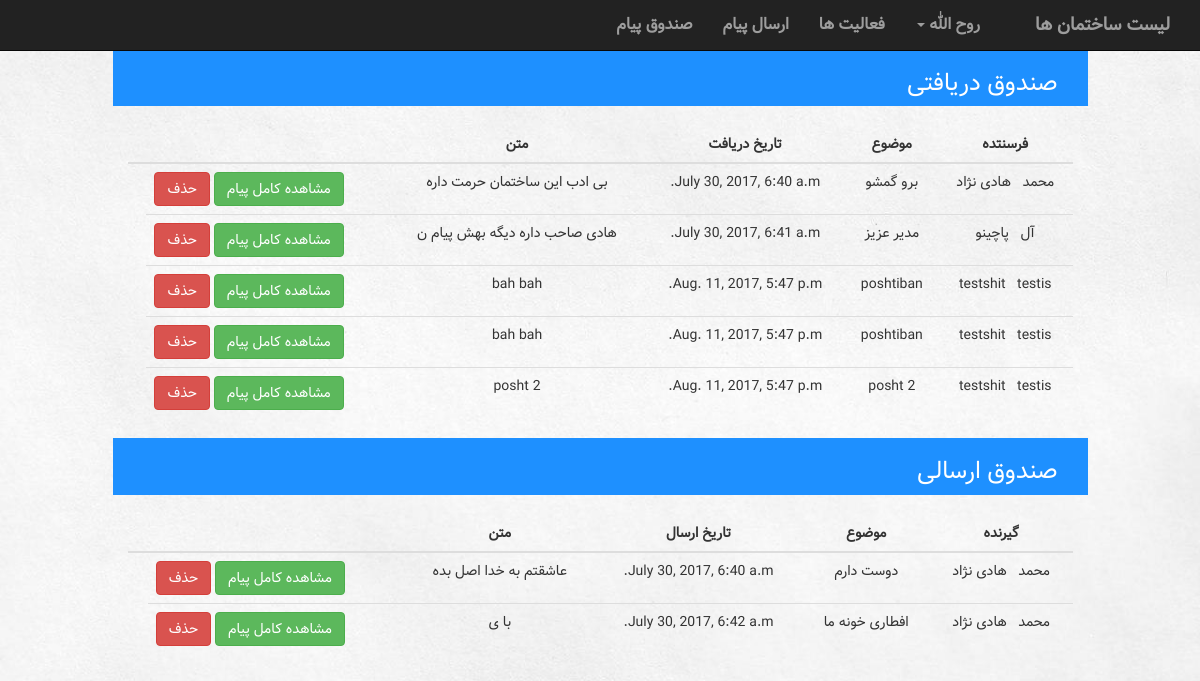
The page /building/inbox/ (signed in) on the database its author committed.
### building/models.py (models this page shows)
class Message(models.Model):
    sender = models.ForeignKey(Account, related_name='sender')
    receiver = models.ForeignKey(Account, related_name='receiver')
    subject = models.CharField(max_length=100)
    text = models.TextField()
    date = models.DateTimeField(default=timezone.now)

### manageUser/models.py (models this page shows, shortened)
class Account(models.Model):
    user = models.OneToOneField(User, on_delete=models.CASCADE)
    type = models.IntegerField(default=UserType.MANAGER)
    activation_key = models.CharField(max_length=40, blank=True, null=True)

### building/views.py (the view)
def inbox(request):
    context = {'receiveMessages': Message.objects.filter(receiver=Account.objects.get(user=request.user)),
               'sendMessages': Message.objects.filter(sender=Account.objects.get(user=request.user)),
               'Listname1': 'صندوق دریافتی',
               'Listname2': 'صندوق ارسالی',
               'title1': 'گیرنده',
               'title2': 'فرسنتده',
               'title3': 'تاریخ دریافت',
               'title4': 'تاریخ ارسال',
               'title5': 'متن',
               'title6': 'موضوع',
               }
    return render(request, 'building/inbox.html', context)

### building/templates/building/inbox.html (shortened to what this page needs)
{% extends 'building/UserNavBar.html' %}
{% block body %}
<div class="col-sm-12">
        <div class="listContainer col-sm-10 col-lg-offset-1">
            <div class="listTitle pull-right col-sm-12">
                <h3> {{ Listname1 }} </h3>
            </div>
        </div>
        <div class="col-sm-10 col-lg-offset-1">
            <br>
            <table class="table table-hover">
                <thead>
                    <tr>
                        <th>{{ title2 }}</th>
                        <th>{{ title6 }}</th>
                        <th>{{ title3 }}</th>
                        <th>{{ title5 }}</th>
                        <th></th>
                        <th></th>
                    </tr>
                </thead>
                <tbody>
                {% for m in receiveMessages %}
                    <tr>
                        <td>{{ m.sender.user.first_name }} &nbsp; {{ m.sender.user.last_name }}</td>
                        <td>{{ m.subject }}</td>
                        <td>{{ m.date }}</td>
                        <td>{{ m.text|slice:"0:30" }}</td>
                    <td class="link">
                        <a href="{% url 'building:dmessage'  pk=m.id %}"><button type="button" class="btn btn-danger">حذف</button></a>
                               <a href="{% url 'building:rmessage'  pk=m.id %}"> <button type="button" class="btn btn-success">مشاهده کامل پیام</button></a>
                       </td>
                    </tr>
                {% endfor %}
                </tbody>
            </table>
        </div>
    </div>
    <br>
    <div class="col-sm-12">
        <div class="listContainer col-sm-10 col-lg-offset-1">
            <div class="listTitle pull-right col-sm-12">
                <h3> {{ Listname2 }} </h3>
            </div>
        </div>
        <div class="col-sm-10 col-lg-offset-1">
            <br>
            <table class="table table-hover">
                <thead>
                    <tr>
                        <th>{{ title1 }}</th>
                        <th>{{ title6 }}</th>
                        <th>{{ title4 }}</th>
                        <th>{{ title5 }}</th>
                        <th></th>
                        <th></th>
                    </tr>
                </thead>
                <tbody>
                {% for m in sendMessages %}
                    <tr>
                         <td>{{ m.receiver.user.first_name }} &nbsp; {{ m.receiver.user.last_name }}</td>
                        <td>{{ m.subject }}</td>
                        <td>{{ m.date }}</td>
                        <td>{{ m.text|slice:"0:30" }}</td>
                    <td class="link">
                          <a href="{% url 'building:dmessage'  pk=m.id %}"><button type="button" class="btn btn-danger">حذف</button></a>
                               <a href="{% url 'building:rmessage'  pk=m.id %}"> <button type="button" class="btn btn-success">مشاهده کامل پیام</button></a>
                      </td>
                    </tr>
                {% endfor %}
                </tbody>
            </table>
        </div>
    </div>
{% endblock %}

### building/templates/building/UserNavBar.html (shortened to what this page needs)
<!DOCTYPE html>
<html lang="en">
<head>
    <link rel="stylesheet" href="https://maxcdn.bootstrapcdn.com/bootstrap/3.3.7/css/bootstrap.min.css">
</head>
{% load staticfiles %}
<link rel="stylesheet" href="{% static 'building/BuildingNavBarStyle.css' %}">
<link rel="stylesheet" href="{% static 'building/BuildingListStyle.css' %}">
<link rel="stylesheet" href="{% static 'building/ModalStyle.css' %}">
<link rel="stylesheet" href="{% static 'building/TableStyle.css' %}">
<link rel="stylesheet" href="{% static 'building/dashboardStyle.css' %}">
<link rel="stylesheet" href="{% static 'building/pollFormStyle.css' %}">
<link rel="stylesheet" href="{% static 'building/chart.css' %}">
    {% load i18n admin_modify %}
<body>
<nav class="navbar navbar-inverse navbar-fixed-top" style="position: fixed">
      <div class="container-fluid" >
            <div class="navbar-header pull-right">
              <a class="navbar-brand active" href="{% url 'building:building' %}">{% if building %} {{ building.name}} {% else %} لیست ساختمان ها {% endif %} </a>
            </div>
            <div class="collapse navbar-collapse" id="topNavBar">
                  <ul class="nav navbar-nav pull-right">
                      <li><a href="{% url 'building:inbox' %}">صندوق پیام</a></li>
                      <li><a href="{% url 'building:sendmessage' %}">ارسال پیام</a></li>
                      <li><a href="{% url 'building:activities' %}">فعالیت ها <span class="sr-only">(current)</span></a></li>
                      <li class="dropdown">
                          <a href="#" class="dropdown-toggle" data-toggle="dropdown" role="button" aria-haspopup="true" aria-expanded="false">{{ request.user.first_name }} <span class="caret"></span></a>
                      </li>
                  </ul>
            </div>
      </div>
</nav>
<div style="height: 30px">
</div>
{% block body %}
{% endblock %}
</body>
</html>

### building/static/building/BuildingNavBarStyle.css (style rules this page uses)
nav { font-family: SamSamFont; font-weight: bolder; font-size: medium; }
ul { list-style: none; }
body { direction: rtl; text-align: center; background-image: url("../images/Background.jpg"); background-size: cover; }

### building/static/building/BuildingListStyle.css (style rules this page uses)
a { color: white; }
body { font-family: SamSamFont; }

### building/static/building/TableStyle.css (style rules this page uses)
.table>thead>tr>th { text-align: center; }
.link { direction: ltr; text-align: left; }
.listTitle { text-align: right; }
.listContainer { background-color: dodgerblue; color: white; }

### building/static/building/pollFormStyle.css (style rules this page uses)
body { margin-top: 20px; }

### rows shown on the page
Message: sender.user.first_name "محمد", sender.user.last_name "هادی نژاد", subject "برو گمشو", date "July 30, 2017, 6:40 a.m.", text "بی ادب این ساختمان حرمت داره"
Message: sender.user.first_name "آل", sender.user.last_name "پاچینو", subject "مدیر عزیز", date "July 30, 2017, 6:41 a.m.", text "هادی صاحب داره دیگه بهش پیام ن"
Message: sender.user.first_name "testshit", sender.user.last_name "testis", subject "poshtiban", date "Aug. 11, 2017, 5:47 p.m.", text "bah bah"
Message: sender.user.first_name "testshit", sender.user.last_name "testis", subject "poshtiban", date "Aug. 11, 2017, 5:47 p.m.", text "bah bah"
Message: sender.user.first_name "testshit", sender.user.last_name "testis", subject "posht 2", date "Aug. 11, 2017, 5:47 p.m.", text "posht 2"
Message: receiver.user.first_name "محمد", receiver.user.last_name "هادی نژاد", subject "دوست دارم", date "July 30, 2017, 6:40 a.m.", text "عاشقتم به خدا اصل بده"
Message: receiver.user.first_name "محمد", receiver.user.last_name "هادی نژاد", subject "افطاری خونه ما", date "July 30, 2017, 6:42 a.m.", text "با ی"

### other values the page prints
{{ request.user.first_name }} "روح الله"
{{ Listname1 }} "صندوق دریافتی"
{{ title2 }} "فرسنتده"
{{ title6 }} "موضوع"
{{ title3 }} "تاریخ دریافت"
{{ title5 }} "متن"
{{ Listname2 }} "صندوق ارسالی"
{{ title1 }} "گیرنده"
{{ title4 }} "تاریخ ارسال"
